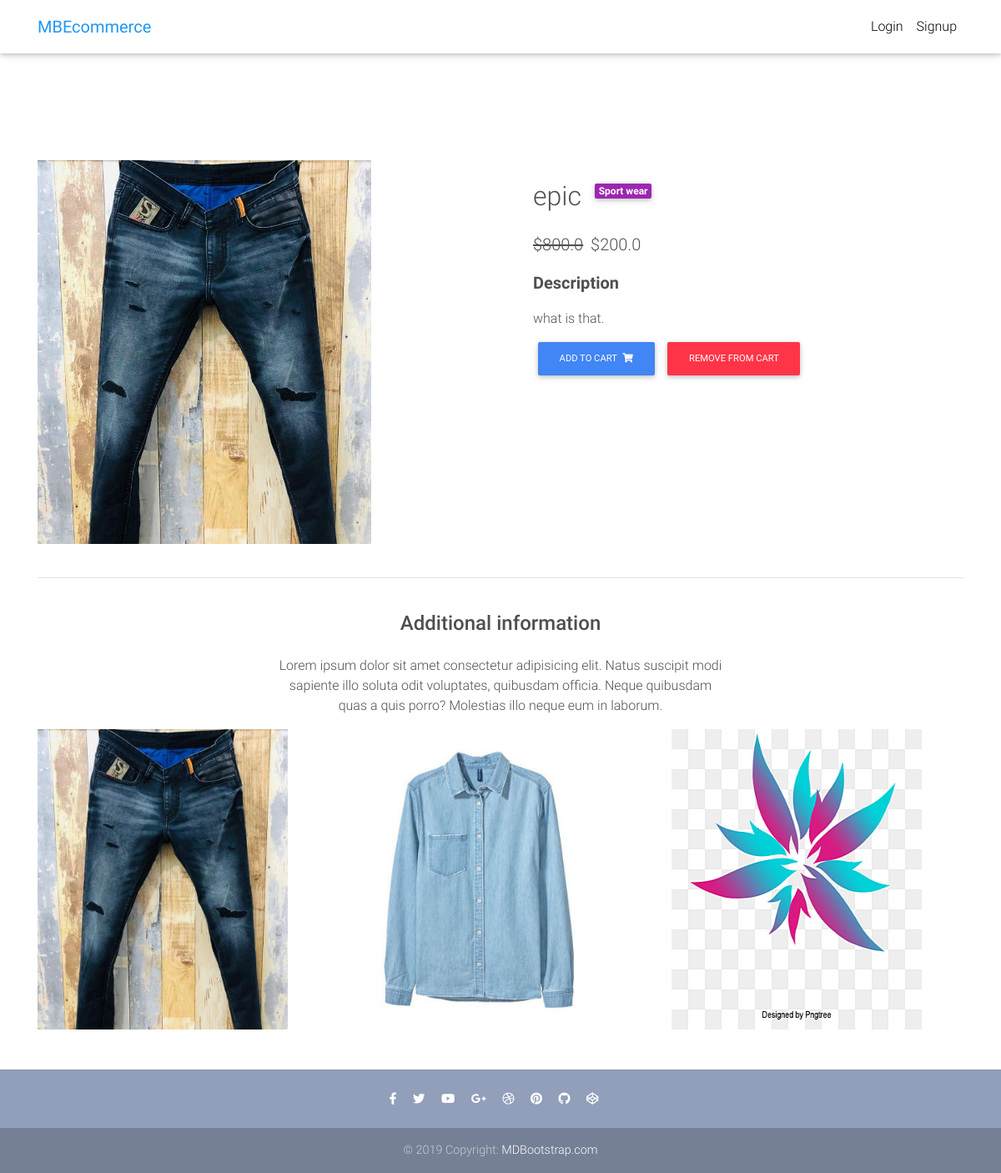
Page /product/asdf/ on the committed database.
### core/models.py (models this page shows, shortened)
class Item(models.Model):
    title = models.CharField(max_length=100)
    price = models.FloatField()
    discount_price = models.FloatField(blank=True, null=True)
    category = models.CharField(choices=CATEGORY_CHOICES, max_length=2)
    label = models.CharField(choices=LABEL_CHOICES, max_length=1)
    slug = models.SlugField()
    description = models.TextField()
    image = models.ImageField()
    def get_add_to_cart_url(self):
        return reverse("core:add-to-cart", kwargs={
            'slug': self.slug
        })
    def get_remove_from_cart_url(self):
        return reverse("core:remove-from-cart", kwargs={
            'slug': self.slug
        })

### core/views.py (the view)
# urls.py: path('product/<slug>/', ItemDetailView.as_view(), name='product'),
class ItemDetailView(DetailView):
    model = Item
    template_name = "product-page.html"
    def get_context_data(self, **kwargs):
        context = super(ItemDetailView, self).get_context_data(**kwargs)
        items = list(Item.objects.all())
        random_items = random.sample(items, 3)
        context['items'] = random_items
        return context

### templates/product-page.html
{% extends "base.html" %}
{% block content %}
<main class="mt-5 pt-4">
  <div class="container dark-grey-text mt-5">
    <div class="row wow fadeIn">
      <div class="col-md-6 mb-4">
        <img src="{{ object.image.url }}" style="height: 460px; width: 400px;" class="img-fluid" alt="">
      </div>
      <div class="col-md-6 mb-4">
        <div class="p-4">
          <div class="mb-3" style="display: flex;">
              <h2>{{ object.title }}</h2>
            <a href="">
                <span class="badge purple ml-3">{{ object.get_category_display }}</span>
            </a>
          </div>
          <p class="lead">
            {% if object.discount_price %}
            <span class="mr-1">
              <del>${{ object.price }}</del>
            </span>
            <span>${{ object.discount_price }}</span>
            {% else %}
            <span>{{ object.price }}</span>
            {% endif %}
          </p>
          <p class="lead font-weight-bold">Description</p>
          <p>{{ object.description }}.</p>
          <a href="{{ object.get_add_to_cart_url }}" class="btn btn-primary btn-md my-0 p">
            Add to cart
            <i class="fas fa-shopping-cart ml-1"></i>
          </a>
          <a href="{{ object.get_remove_from_cart_url }}" class="btn btn-danger btn-md my-0 p">
            Remove from cart
          </a>
        </div>
      </div>
    </div>
    <hr>
    <div class="row d-flex justify-content-center wow fadeIn">
      <div class="col-md-6 text-center">
        <h4 class="my-4 h4">Additional information</h4>
        <p>Lorem ipsum dolor sit amet consectetur adipisicing elit. Natus suscipit modi sapiente illo soluta odit
          voluptates,
          quibusdam officia. Neque quibusdam quas a quis porro? Molestias illo neque eum in laborum.</p>
      </div>
    </div>
    <div class="row wow fadeIn">
        {% for item in items %}
      <div class="col-lg-4 col-md-12 mb-4">
        <img src="{{ item.image.url }}" style="width: 300px; height: 360px;" class="img-fluid" alt="">
      </div>
        {% endfor %}
    </div>
  </div>
</main>
{% endblock content %}

### templates/base.html (style rules this page uses)
html, body, header, .carousel { height: 60vh; }

### rows in the picture
Item: image (picture), title "epic", category "Sport wear", price "800.0", discount_price "200.0", description "what is that"
Item: image (picture)
Item: image (picture)
